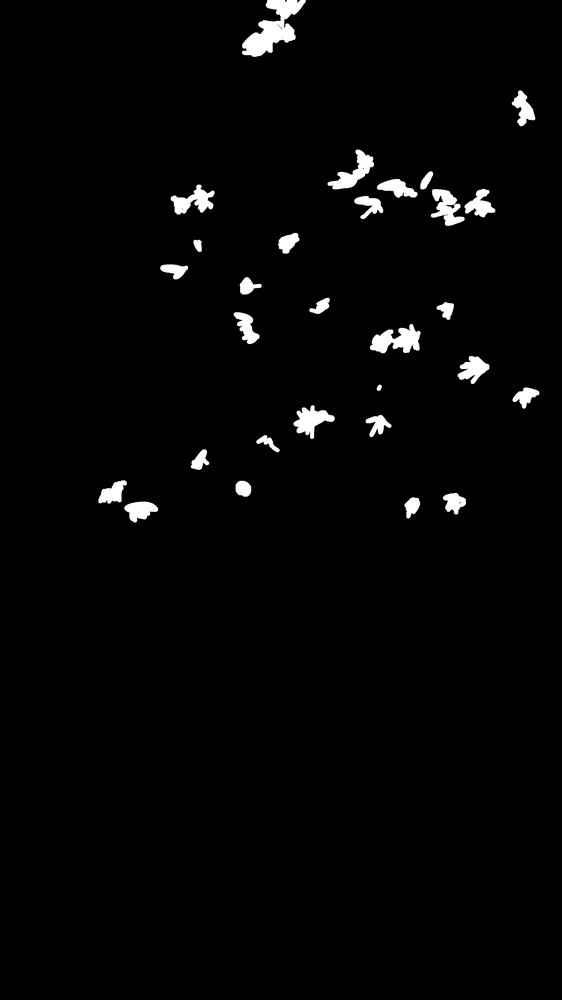
#> input picture input/mask.png, 562 x 1000 px, shrunk from 2376 x 4224 before the run
$ python __main__.py
#> lines starting #> are read from the running program, lines starting #| are printed output that depends on the picture; after the words box and inside, x2 and y2 are one past the last pixel; in counts of white or black regions, pixels touching at a corner belong together
import collections as cl
import os
import cv2
def info():
    #後回し
    pass

def get_mask_info(fn):
#> called with fn = 'mask.png'
    in_fn = os.path.join("input",fn)
    #まずサンプルのmask画像から輪郭とれるか試す
    gray = cv2.imread(in_fn,cv2.IMREAD_GRAYSCALE)
#> gray is the input picture: shape (1000, 562); min 0, max 255, mean 5.2
    bina = cv2.threshold(gray, 124, 255, cv2.THRESH_BINARY)[1]
#> bina: shape (1000, 562); 2% white; 29 white regions
    contours, _ = cv2.findContours(bina, cv2.RETR_EXTERNAL, cv2.CHAIN_APPROX_SIMPLE)
#> contours = 29 contours, 1 with area under 20; largest, box (x1, y1, x2, y2) and area: (242, 0, 306, 57) 1503, (370, 324, 421, 353) 770, (328, 150, 374, 189) 611, (294, 405, 335, 439) 596, (431, 189, 465, 226) 593

    color = cv2.imread(os.path.join("input","sample_image.jpg"))
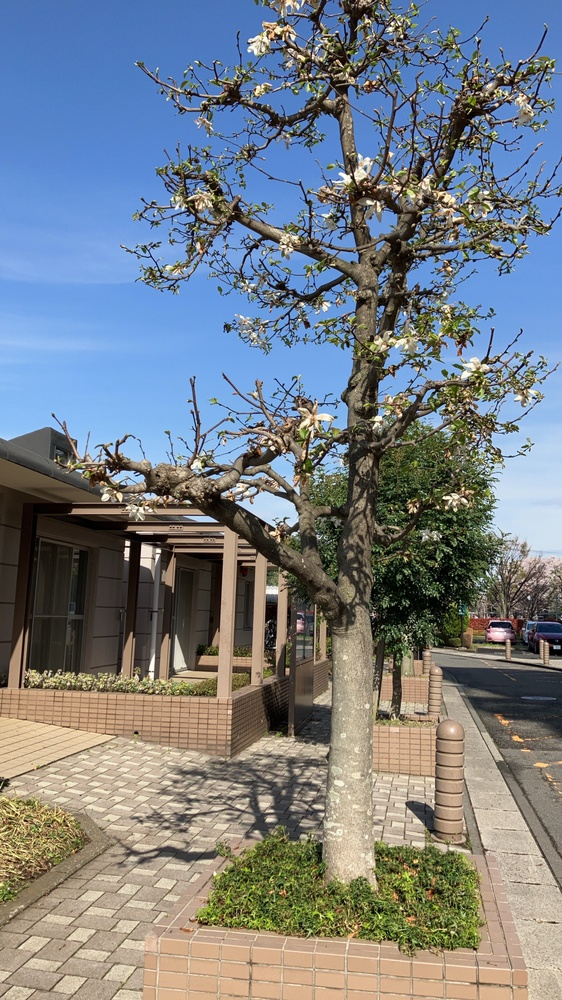
#> input picture input/sample_image.jpg, 562 x 1000 px, shrunk from 2376 x 4224 before the run
#> color is the input picture: shape (1000, 562, 3); mean B, G, R 133.1, 126.5, 119.5
    thickness = 10
    cv2.drawContours(color, contours, -1, (0, 0, 255), thickness)
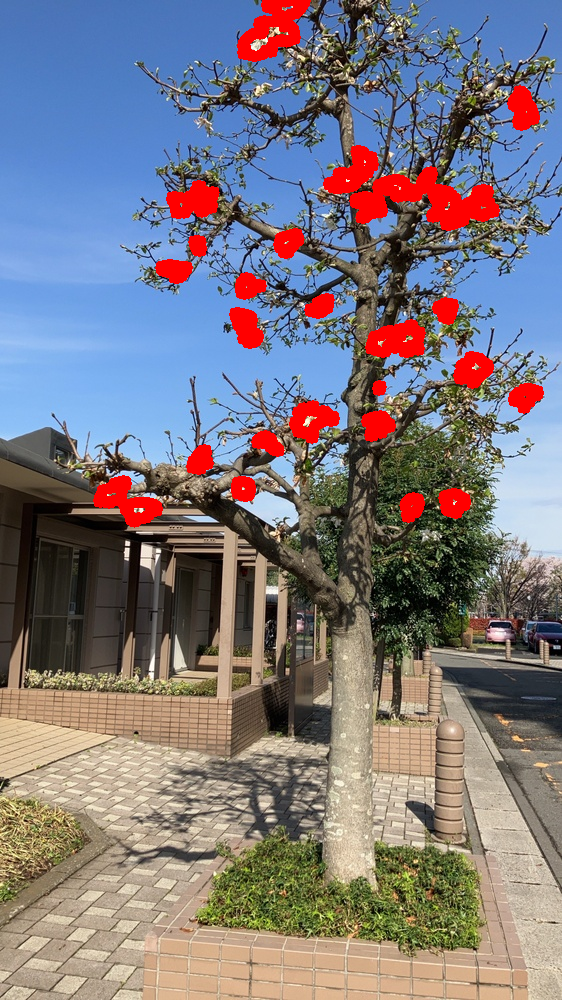
#> color: shape (1000, 562, 3); 4.67% of pixels changed, all inside (x1, y1, x2, y2) = (93, 0, 544, 528)
    out_fn = os.path.join("output",fn)
    cv2.imwrite(out_fn,color)

    #todo　cocoフォーマット作成


def main():
    fn = "mask.png"
    get_mask_info(fn)
    pass
if __name__=="__main__":
    main()
